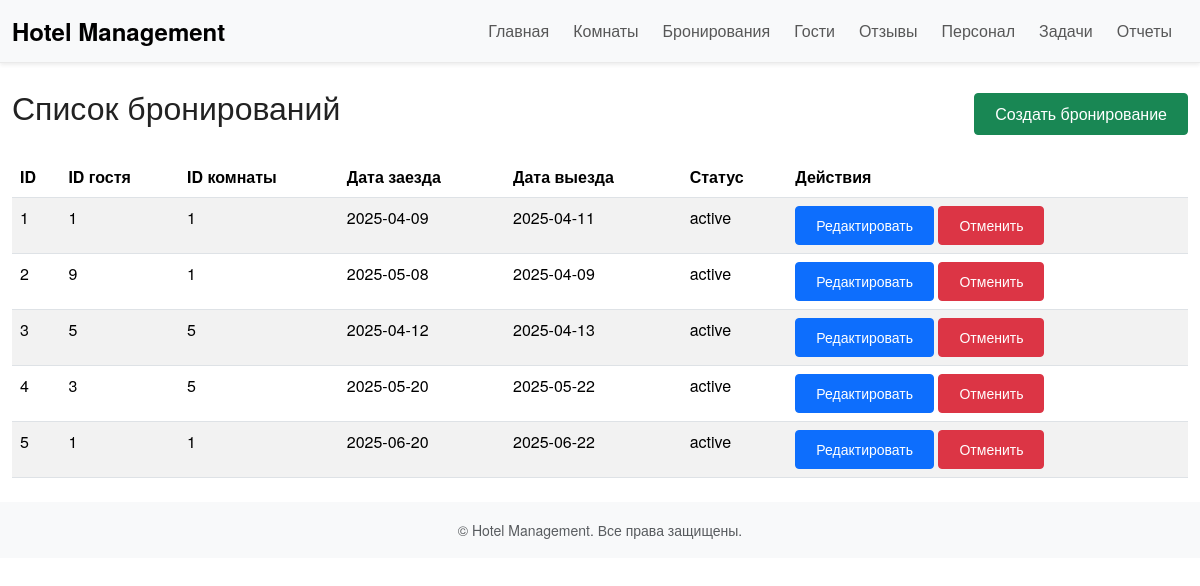
Screenshot of /bookings with the database file from the repository.
### tables this page shows
CREATE TABLE bookings (
            id INTEGER PRIMARY KEY AUTOINCREMENT,
            guest_id INTEGER,
            room_id INTEGER,
            start_date TEXT,
            end_date TEXT,
            status TEXT DEFAULT 'active',  -- active, cancelled, completed
            FOREIGN KEY (room_id) REFERENCES rooms(id)
        );

### app.py (the view)
@app.route('/bookings')
def list_bookings():
    conn = get_db_connection()
    bookings = conn.execute('SELECT * FROM bookings').fetchall()
    conn.close()
    return render_template('bookings.html', bookings=bookings)

### app.py (called while the page is built)
def get_db_connection():
    conn = sqlite3.connect(DATABASE)
    conn.row_factory = sqlite3.Row  # позволит обращаться по именам столбцов
    return conn

### templates/bookings.html (shortened to what this page needs)
{% extends 'base.html' %}
{% block content %}
<div class="d-flex justify-content-between align-items-center mb-3">
  <h2>Список бронирований</h2>
  <a class="btn btn-success" href="{{ url_for('add_booking') }}">Создать бронирование</a>
</div>
<table class="table table-striped table-hover">
  <thead>
    <tr>
      <th>ID</th>
      <th>ID гостя</th>
      <th>ID комнаты</th>
      <th>Дата заезда</th>
      <th>Дата выезда</th>
      <th>Статус</th>
      <th>Действия</th>
    </tr>
  </thead>
  {% if bookings %}
    <tbody>
      {% for booking in bookings %}
      <tr>
        <td>{{ booking['id'] }}</td>
        <td>{{ booking['guest_id'] }}</td>
        <td>{{ booking['room_id'] }}</td>
        <td>{{ booking['start_date'] }}</td>
        <td>{{ booking['end_date'] }}</td>
        <td>{{ booking['status'] }}</td>
        <td>
          {% if booking['status'] == 'active' %}
            <a class="btn btn-primary btn-sm" href="{{ url_for('edit_booking', booking_id=booking['id']) }}">Редактировать</a>
            <a class="btn btn-danger btn-sm" href="{{ url_for('cancel_booking', booking_id=booking['id']) }}" onclick="return confirm('Отменить бронирование?');">Отменить</a>
          {% else %}
            &mdash;
          {% endif %}
        </td>
      </tr>
      {% endfor %}
    </tbody>
  {% else %}
    <tbody>
      <tr>
        <td colspan="7" class="text-center text-muted">Бронирования отсутствуют.</td>
      </tr>
    </tbody>
  {% endif %}
</table>
{% endblock %}

### static/css/style.css (style rules this page uses)
html, body { background-color: #ffffff; color: #333333; font-family: 'Helvetica Neue', Arial, sans-serif; margin: 0; padding: 0; }
h1, h2, h3, h4, h5, h6 { font-weight: 300; color: #222222; margin-bottom: 1rem; }
.btn { border-radius: 0.25rem; padding: 0.5rem 1.25rem; }

### rows the page displays
bookings: id "1", guest_id "1", room_id "1", start_date "2025-04-09", end_date "2025-04-11", status "active"
bookings: id "2", guest_id "9", room_id "1", start_date "2025-05-08", end_date "2025-04-09", status "active"
bookings: id "3", guest_id "5", room_id "5", start_date "2025-04-12", end_date "2025-04-13", status "active"
bookings: id "4", guest_id "3", room_id "5", start_date "2025-05-20", end_date "2025-05-22", status "active"
bookings: id "5", guest_id "1", room_id "1", start_date "2025-06-20", end_date "2025-06-22", status "active"
